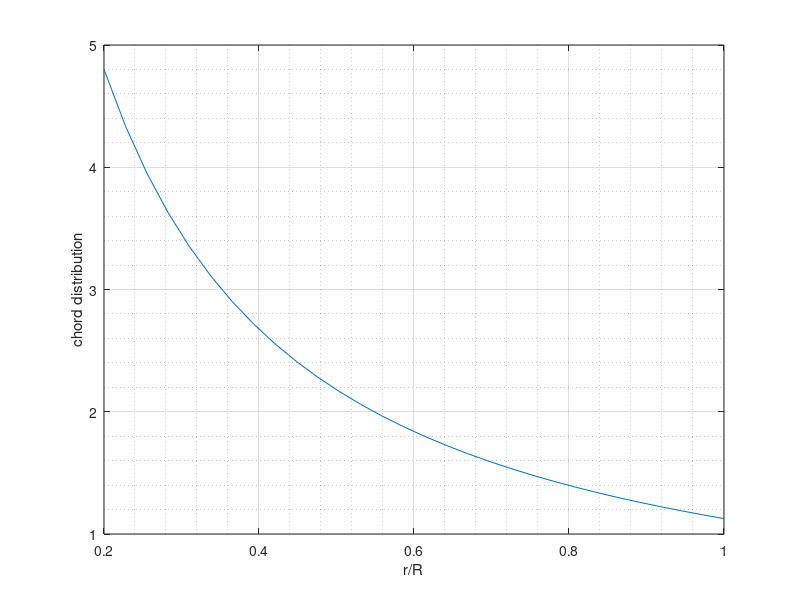
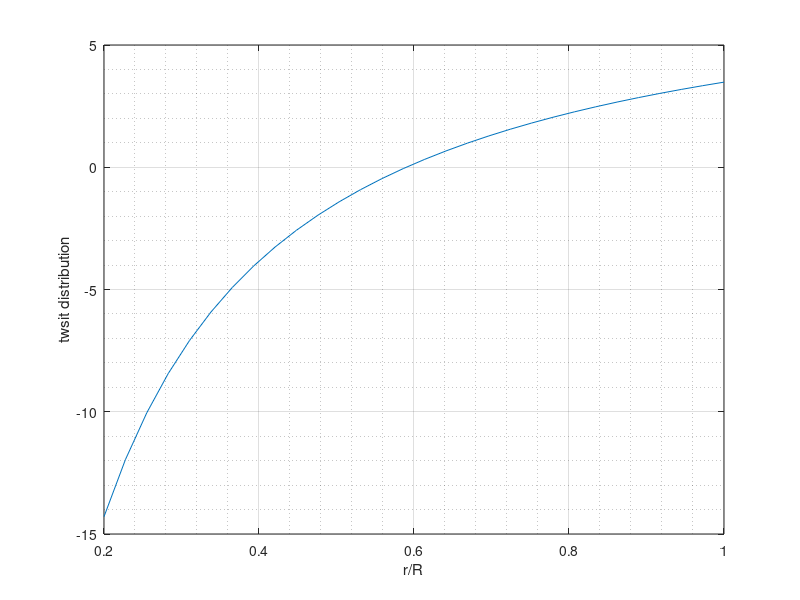

Source code (MATLAB) for these figures, in order:
clc; clear; close all;
%% data
chord=csvread('Optimized_chord.csv');
twist=csvread('Optimized_twist.csv');
r_R = linspace(0.2,1,length(chord));

figure(1)
plot(r_R.', chord)
xlabel('r/R') 
ylabel('chord distribution') 
grid on
grid minor
figure(2)
plot(r_R.', twist)
xlabel('r/R') 
ylabel('twsit distribution') 
grid on
grid minor
